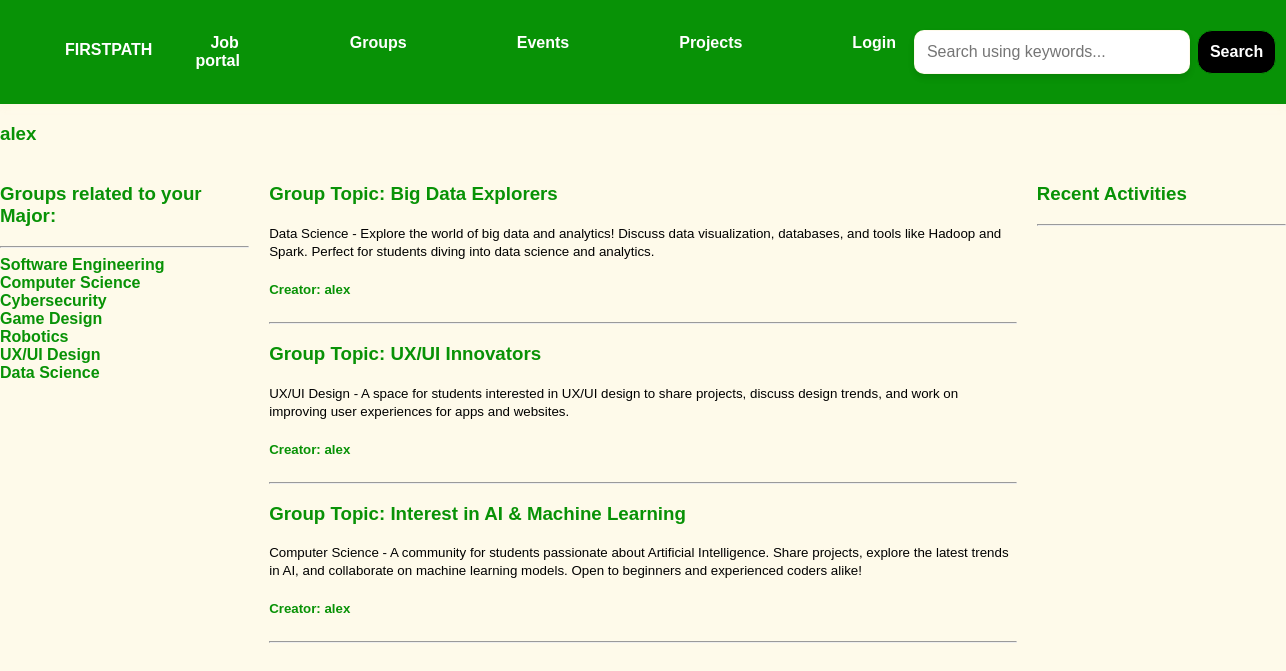
Screenshot of /profile/10/ with the database file from the repository.
### base/models.py (models this page shows, shortened)
class Topic(models.Model):
    name = models.CharField(max_length=200)

class Room(models.Model):
    host = models.ForeignKey(User, on_delete=models.SET_NULL, null=True)
    topic = models.ForeignKey(Topic, on_delete=models.SET_NULL, null=True)
    name = models.CharField(max_length=200)
    description = models.TextField(null=True, blank=True)
    participants= models.ManyToManyField(User, related_name='participants', blank=True)
    updated = models.DateTimeField(auto_now=True)
    created = models.DateTimeField(auto_now_add=True)
    class Meta:
        ordering = ['-updated', '-created']

### base/views.py (the view)
# urls.py: path('profile/<str:pk>/', views.userProfile, name="user-profile"),
def userProfile(request, pk):
    user = User.objects.get(id=pk)
    rooms = user.room_set.all()
    room_messages = user.message_set.all()
    topics = Topic.objects.all()
    context = {'user': user, 'rooms':rooms, 'room_messages' : room_messages, 'topics':topics}
    return render(request, 'base/profile.html', context)

### base/templates/base/profile.html
{% extends 'main.html' %}
{% block content %}
<h3>{{user.username}}</h3>
<div class="profile-container">
    <div>
        {% include 'base/major_job.html' %}
    </div>
    <div>
        {% include 'base/feed.html' %}
    </div>
    <div>
        {% include 'base/activity_component.html' %}
    </div>
</div>
{% endblock content %}

### base/templates/base/major_job.html
<div>
    <h3>Groups related to your Major:</h3>
    <hr>
    {% for topic in topics %}
    <div>
        <a href="{% url 'home' %}?q={{topic.name}}">{{topic.name}}</a>
    </div>
    {% endfor %}
</div>

### base/templates/base/feed.html (shortened to what this page needs)
{% load static %}
<div class="groups-container">
    {% for room in rooms %}
    <div class="group-card">
        <h3>Group Topic: <a href="{% url 'room' room.id %}">{{ room.name }}</a></h3>
        <small class="group-topic">{{ room.topic.name }} - {{room.description}}</small>
        <h5><a href="{% url 'user-profile' room.host.id %}">Creator: {{ room.host.username }}</a></h5>
        <hr>
    </div>
    {% endfor %}
</div>

### static/styles/main.css (style rules this page uses)
body { font-family: 'Arial', sans-serif; background-color: #fef7de9d; color: #000000; margin: 0; padding: 0; }
h3, h5 { color: #089206; }
a { color: #089206; text-decoration: none; font-weight: bold; }
.profile-container { display: grid; grid-template-columns: 1fr 3fr 1fr; gap: 20px; margin: 20px 0; }

### rows the page displays
Topic: name "Software Engineering"
Topic: name "Computer Science"
Topic: name "Cybersecurity"
Topic: name "Game Design"
Topic: name "Robotics"
Topic: name "UX/UI Design"
Topic: name "Data Science"
Room: name "Big Data Explorers", topic.name "Data Science", description "Explore the world of big data and analytics! Discuss data visualization, databases, and tools like Hadoop and Spark. Perfect for students diving into data science and analytics.", host.username "alex"
Room: name "UX/UI Innovators", topic.name "UX/UI Design", description "A space for students interested in UX/UI design to share projects, discuss design trends, and work on improving user experiences for apps and websites.", host.username "alex"
Room: name "Interest in AI & Machine Learning", topic.name "Computer Science", description "A community for students passionate about Artificial Intelligence. Share projects, explore the latest trends in AI, and collaborate on machine learning models. Open to beginners and experienced coders alike!", host.username "alex"

### other values shown
{{ user.username }} "alex"
